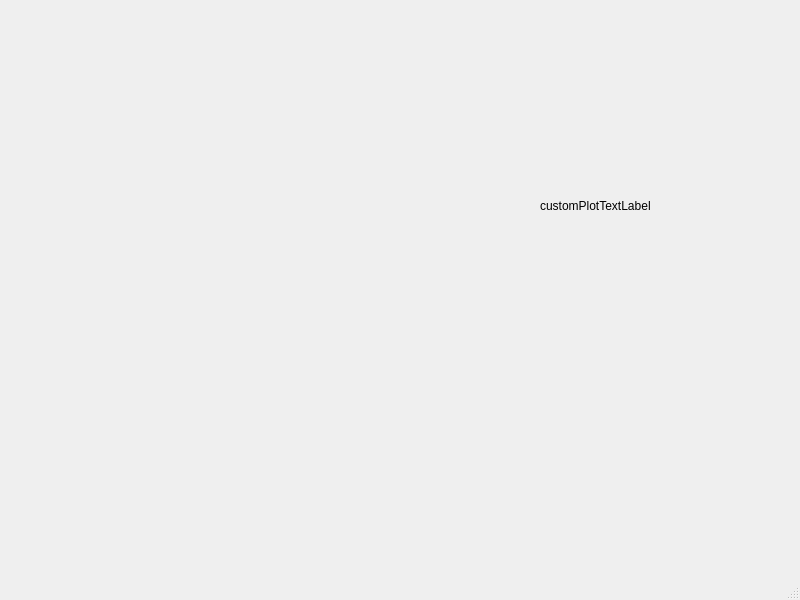
<?xml version="1.0" encoding="UTF-8"?>
<ui version="4.0">
 <class>MainWindow</class>
 <widget class="QMainWindow" name="MainWindow">
  <property name="geometry">
   <rect>
    <x>0</x>
    <y>0</y>
    <width>800</width>
    <height>600</height>
   </rect>
  </property>
  <property name="windowTitle">
   <string>MainWindow</string>
  </property>
  <widget class="QWidget" name="centralwidget">
   <widget class="QCustomPlot" name="customPlot" native="true">
    <property name="geometry">
     <rect>
      <x>40</x>
      <y>40</y>
      <width>481</width>
      <height>491</height>
     </rect>
    </property>
   </widget>
   <widget class="QLabel" name="customPlotLabel">
    <property name="geometry">
     <rect>
      <x>540</x>
      <y>180</y>
      <width>191</width>
      <height>51</height>
     </rect>
    </property>
    <property name="text">
     <string>customPlotTextLabel</string>
    </property>
   </widget>
  </widget>
  <widget class="QMenuBar" name="menubar">
   <property name="geometry">
    <rect>
     <x>0</x>
     <y>0</y>
     <width>800</width>
     <height>29</height>
    </rect>
   </property>
  </widget>
  <widget class="QStatusBar" name="statusbar"/>
 </widget>
 <customwidgets>
  <customwidget>
   <class>QCustomPlot</class>
   <extends>QWidget</extends>
   <header>QCustomPlot.h</header>
   <container>1</container>
  </customwidget>
 </customwidgets>
 <resources/>
 <connections/>
</ui>
